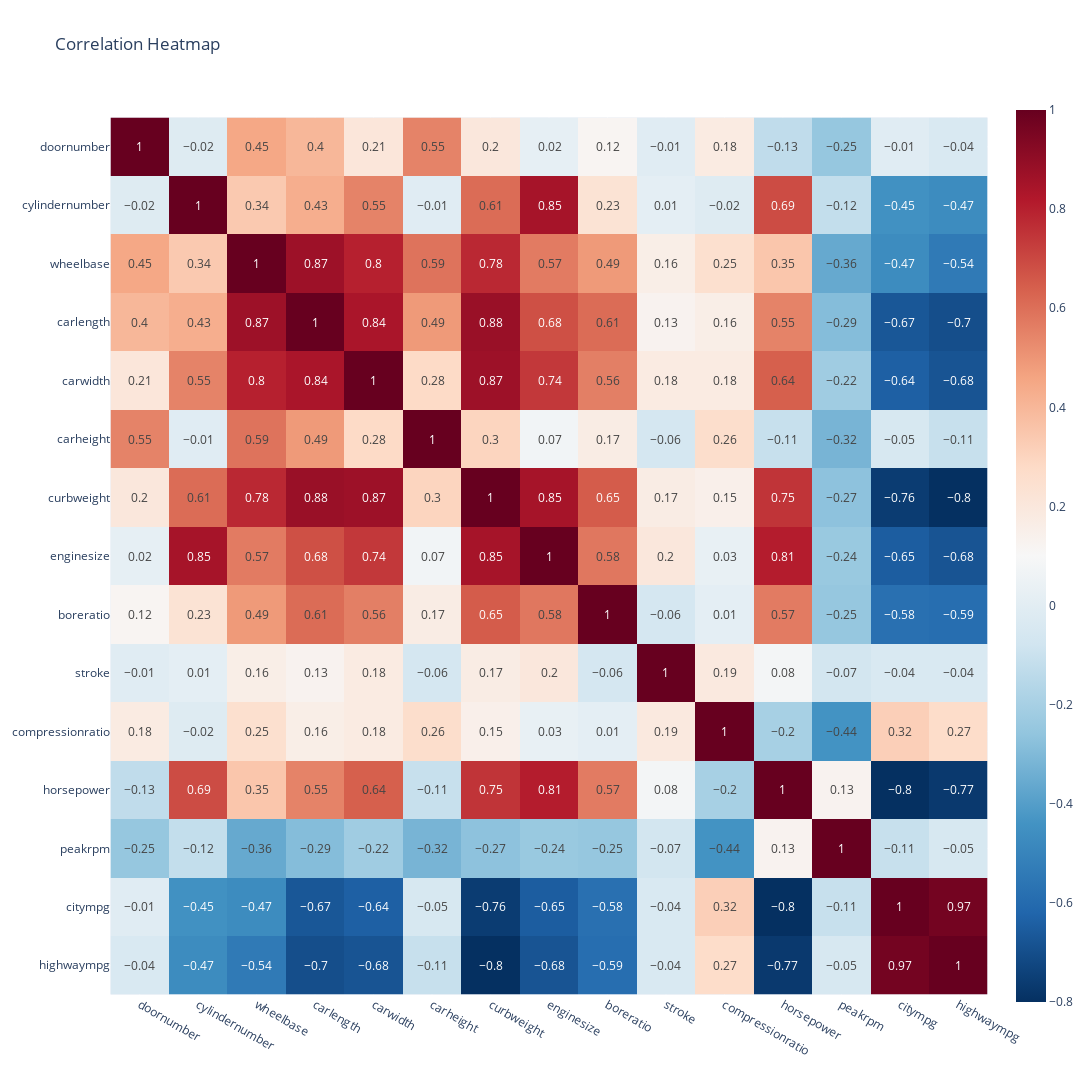

Source (notebook cell):
### Markdown cell above
### 2.2.2  Correlation Map of numerical_columns

### Code cell
# correlation map for numerical_columns
correlation_matrix = df[numerical_columns].corr().round(2)
# Heatmap mit Plotly Express
fig = px.imshow(
    correlation_matrix,
    text_auto=True,         # Werte direkt in die Zellen schreiben
    color_continuous_scale='RdBu_r',  # entspricht 'coolwarm'
    title="Correlation Heatmap"
)
fig.update_layout(width=1200, height=1200)
fig.show()

### Figure 1 — Plotly figure (JSON) as saved in the notebook; plotly's stock layout.template omitted (floating-point values rounded to 4 significant figures; data arrays with more than 128 entries replaced by an {"elided": "..."} marker saying what was removed)
{"data": [{"coloraxis": "coloraxis", "hovertemplate": "x: %{x}<br>y: %{y}<br>color: %{z}<extra></extra>", "name": "0", "texttemplate": "%{z}", "type": "heatmap", "x": ["doornumber", "cylindernumber", "wheelbase", "carlength", "carwidth", "carheight", "curbweight", "enginesize", "boreratio", "stroke", "compressionratio", "horsepower", "peakrpm", "citympg", "highwaympg"], "xaxis": "x", "y": ["doornumber", "cylindernumber", "wheelbase", "carlength", "carwidth", "carheight", "curbweight", "enginesize", "boreratio", "stroke", "compressionratio", "horsepower", "peakrpm", "citympg", "highwaympg"], "yaxis": "y", "z": {"elided": "15x15 float values"}}], "layout": {"coloraxis": {"colorscale": [[0, "rgb(5,48,97)"], [0.1, "rgb(33,102,172)"], [0.2, "rgb(67,147,195)"], [0.3, "rgb(146,197,222)"], [0.4, "rgb(209,229,240)"], [0.5, "rgb(247,247,247)"], [0.6, "rgb(253,219,199)"], [0.7, "rgb(244,165,130)"], [0.8, "rgb(214,96,77)"], [0.9, "rgb(178,24,43)"], [1, "rgb(103,0,31)"]]}, "height": 1200, "title": {"text": "Correlation Heatmap"}, "width": 1200, "xaxis": {"anchor": "y", "constrain": "domain", "domain": [0, 1], "scaleanchor": "y"}, "yaxis": {"anchor": "x", "autorange": "reversed", "constrain": "domain", "domain": [0, 1]}}}
